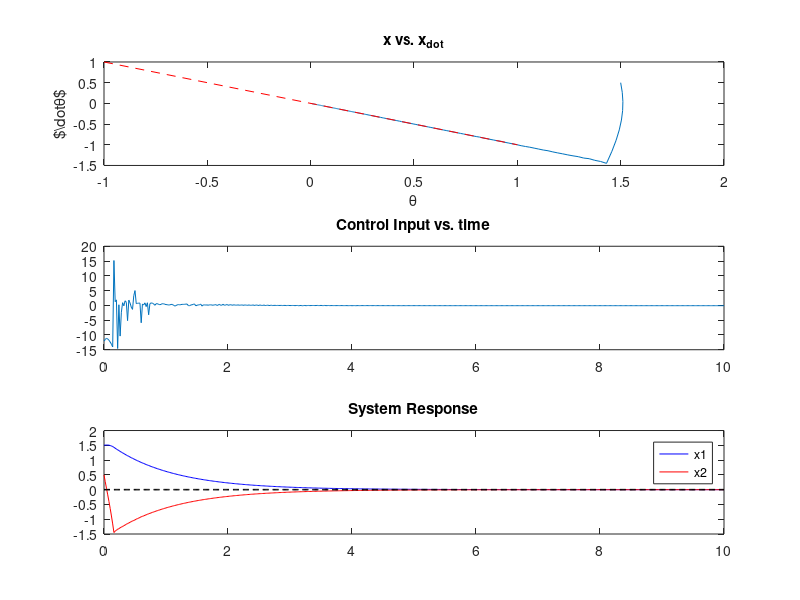

MATLAB code to generate this figure:
function Schur_final_prob2
close all;

X0=[1.5 0.5]';
N=501;
t=linspace(0,10,N);
[t X]=ode45(@eom,t,X0);

x1=X(:,1);
x2=X(:,2);
for k=1:N
    u(k)=control(t(k),X(k,:)');
end

figure;
subplot(3,1,1)
plot(x1,x2);hold on;
plot([-1 1],[1, -1],'r--');
title('x vs. x_{dot}')
xlabel('\theta')
ylabel('$\dot{\theta}$')
subplot(3,1,2)
plot(t,u)
title('Control Input vs. time')
% figure
subplot(3,1,3)
plot(t, x1, 'b-', t, x2, 'r-')
hold on
plot(t, repmat(.01, size(t)), 'k--', t, repmat(-.01, size(t)), 'k--')
title('System Response')
legend('x1', 'x2')

% save('Schur_HW5');
% evalin('base','load Schur_HW5');

end

function u=control(t,X)
x1=X(1);
x2=X(2);

s=x1+x2;
rho = abs(x1)*abs(x2)+x2^2+.2/5.5*abs(s);
beta0= 11;

eps=0.01;
u= -(rho+beta0)*sat(s/eps);
end

function y=sat(x)

if abs(x) < 1
    y=x;
else
    y=sign(x);
end

end

function X_dot=eom(t,X)
x1=X(1);
x2=X(2);

m = 5.5;
c1 = .04;
c2 = .01;
del = 0.1*sin(x1)+0.1*cos(x2);

u=control(t,X);

x1_dot=x2;
x2_dot=-c1*x2 - c2*x2*abs(x2)+ del + u;

X_dot=[x1_dot; x2_dot];
end
